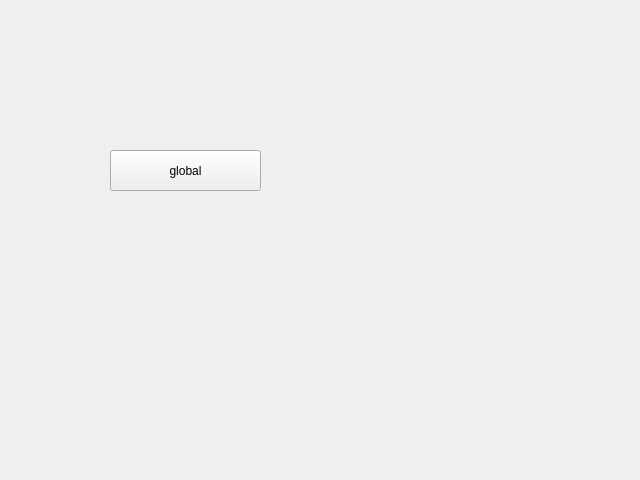
<?xml version="1.0" encoding="UTF-8"?>
<ui version="4.0">
 <class>NewForm</class>
 <widget class="QDialog" name="NewForm">
  <property name="geometry">
   <rect>
    <x>0</x>
    <y>0</y>
    <width>640</width>
    <height>480</height>
   </rect>
  </property>
  <property name="windowTitle">
   <string>Dialog</string>
  </property>
  <widget class="QToolButton" name="toolButton">
   <property name="geometry">
    <rect>
     <x>110</x>
     <y>150</y>
     <width>151</width>
     <height>41</height>
    </rect>
   </property>
   <property name="text">
    <string>global</string>
   </property>
  </widget>
 </widget>
 <resources/>
 <connections/>
</ui>
